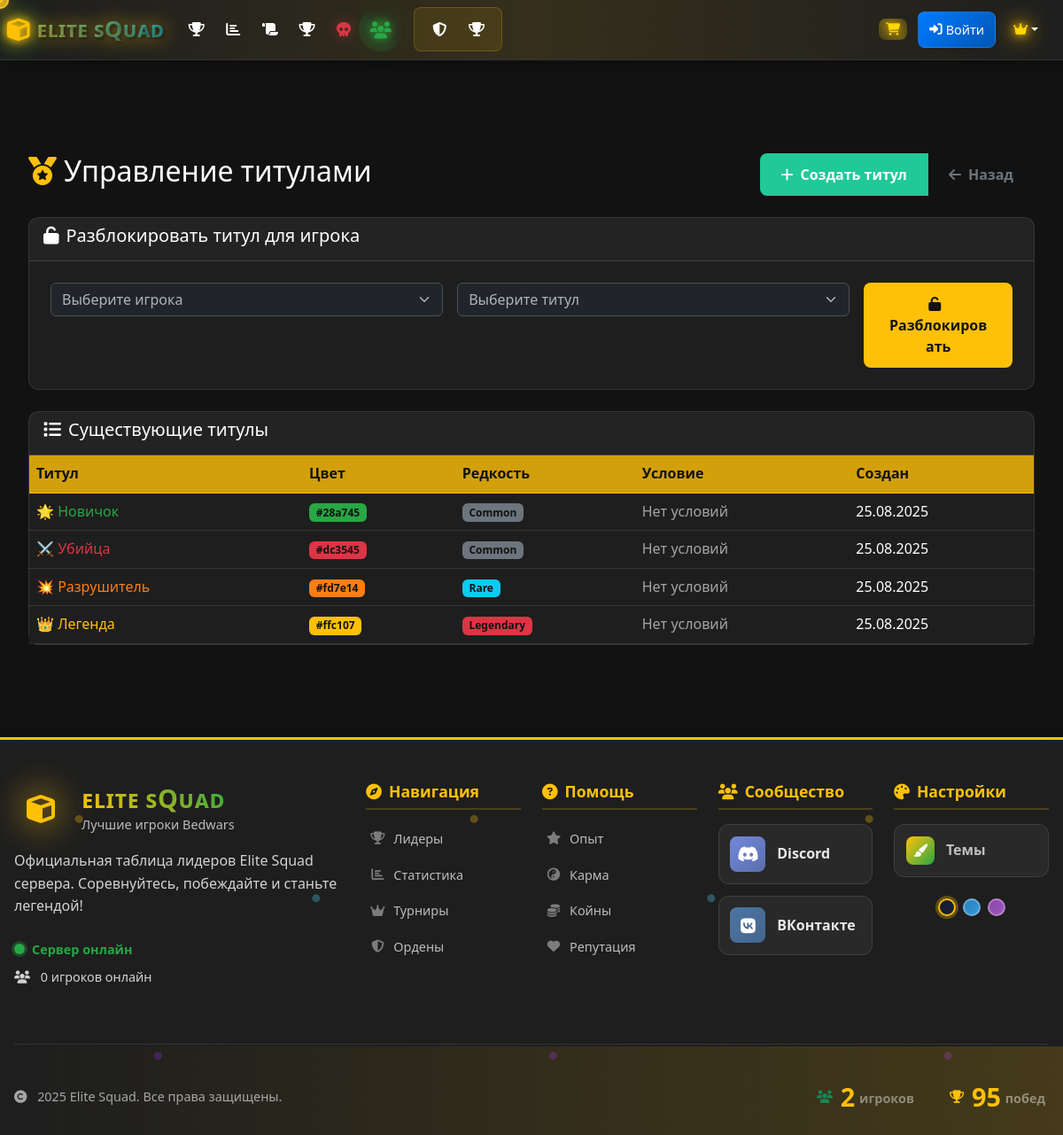
Page /admin/titles (signed in) on the committed database.
### models.py (models this page shows, shortened)
class CustomTitle(db.Model):
    __tablename__ = 'custom_title'
    __table_args__ = {'extend_existing': True}
    id = db.Column(db.Integer, primary_key=True)
    name = db.Column(db.String(100), unique=True, nullable=False)  # Internal name
    display_name = db.Column(db.String(100), nullable=False)  # What users see
    description = db.Column(db.Text, nullable=True)
    color = db.Column(db.String(20), default='#ffd700', nullable=False)
    glow_color = db.Column(db.String(20), nullable=True)  # For glow effects
    icon = db.Column(db.String(50), nullable=True)  # FontAwesome icon
    rarity = db.Column(db.String(20), default='common', nullable=False)  # common, rare, epic, legendary, mythic
    unlock_condition = db.Column(db.Text, nullable=True)  # JSON string describing how to unlock
    is_hidden = db.Column(db.Boolean, default=False, nullable=False)  # Hidden until unlocked
    unlock_level = db.Column(db.Integer, default=1, nullable=False)
    created_at = db.Column(db.DateTime, default=datetime.utcnow)

### routes.py (the view)
@app.route('/admin/titles')
@admin_required
def admin_titles():
    try:
        titles = CustomTitle.query.all()
        players = Player.query.order_by(Player.nickname).all()
        return render_template('admin_titles.html', titles=titles, players=players)
    except Exception as e:
        app.logger.error(f"Error in admin_titles: {e}")
        flash('Ошибка загрузки титулов!', 'error')
        return redirect(url_for('admin'))

### templates/admin_titles.html (shortened to what this page needs)
{% extends "base.html" %}
{% block content %}
<div class="container-fluid py-4">
    <div class="d-flex justify-content-between align-items-center mb-4">
        <h2 class="page-title">
            <i class="fas fa-medal text-warning me-2"></i>Управление титулами
        </h2>
        <div class="btn-group">
            <button class="btn btn-success" data-bs-target="#createTitleModal" data-bs-toggle="modal">
                <i class="fas fa-plus me-2"></i>Создать титул
            </button>
            <a href="{{ url_for('admin') }}" class="btn btn-outline-secondary">
                <i class="fas fa-arrow-left me-2"></i>Назад
            </a>
        </div>
    </div>
    <div class="card bg-dark border-secondary mb-4">
        <div class="card-header">
            <h5><i class="fas fa-unlock me-2"></i>Разблокировать титул для игрока</h5>
        </div>
        <div class="card-body">
            <form method="POST" action="{{ url_for('unlock_title') }}">
                <div class="row g-3">
                    <div class="col-md-5">
                        <select name="player_id" class="form-select" required>
                            <option value="">Выберите игрока</option>
                        </select>
                    </div>
                    <div class="col-md-5">
                        <select name="title_name" class="form-select" required>
                            <option value="">Выберите титул</option>
                        </select>
                    </div>
                    <div class="col-md-2">
                        <button type="submit" class="btn btn-primary w-100">
                            <i class="fas fa-unlock me-2"></i>Разблокировать
                        </button>
                    </div>
                </div>
            </form>
        </div>
    </div>
    <div class="card bg-dark border-secondary">
        <div class="card-header">
            <h5><i class="fas fa-list me-2"></i>Существующие титулы</h5>
        </div>
        <div class="card-body p-0">
            <div class="table-responsive">
                <table class="table table-dark table-hover mb-0">
                    <thead class="table-warning">
                        <tr>
                            <th>Титул</th>
                            <th>Цвет</th>
                            <th>Редкость</th>
                            <th>Условие</th>
                            <th>Создан</th>
                        </tr>
                    </thead>
                    <tbody>
                        {% for title in titles %}
                        <tr>
                            <td>
                                <span style="color: {{ title.color }};">
                                    {{ title.display_name }}
                                </span>
                            </td>
                            <td>
                                <span class="badge" style="background-color: {{ title.color }};">{{ title.color }}</span>
                            </td>
                            <td>
                                <span class="badge
                                    {% if title.rarity == 'common' %}bg-secondary
                                    {% elif title.rarity == 'rare' %}bg-info
                                    {% elif title.rarity == 'epic' %}bg-warning
                                    {% elif title.rarity == 'legendary' %}bg-danger
                                    {% endif %}">
                                    {{ title.rarity.title() }}
                                </span>
                            </td>
                            <td>
                                {% if title.unlock_condition %}
                                <small class="text-muted">{{ title.unlock_condition }}</small>
                                {% else %}
                                <span class="text-muted">Нет условий</span>
                                {% endif %}
                            </td>
                            <td>{{ title.created_at.strftime('%d.%m.%Y') }}</td>
                        </tr>
                        {% endfor %}
                    </tbody>
                </table>
            </div>
        </div>
    </div>
</div>
{% endblock %}

### rows in the picture
CustomTitle: display_name "🌟 Новичок", color "#28a745", rarity "Common", shows "Нет условий", created_at "25.08.2025"
CustomTitle: display_name "⚔️ Убийца", color "#dc3545", rarity "Common", shows "Нет условий", created_at "25.08.2025"
CustomTitle: display_name "💥 Разрушитель", color "#fd7e14", rarity "Rare", shows "Нет условий", created_at "25.08.2025"
CustomTitle: display_name "👑 Легенда", color "#ffc107", rarity "Legendary", shows "Нет условий", created_at "25.08.2025"

### other values in the picture
{{ 'онлайн' if server_stats.is_online else 'оффлайн' }} "онлайн"
{{ server_stats.online_players }} "0"
{{ "{:,}".format(server_stats.total_players) }} "2"
{{ "{:,}".format(server_stats.total_wins) }} "95"
